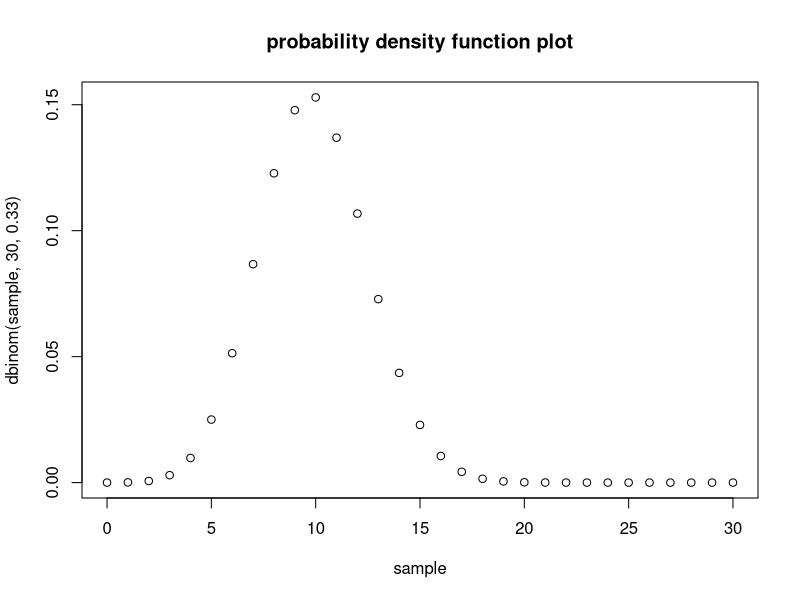
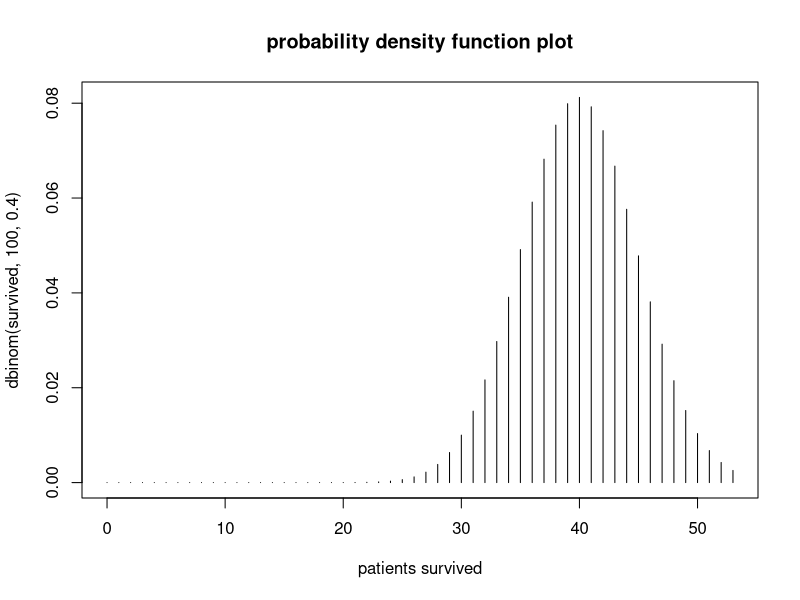
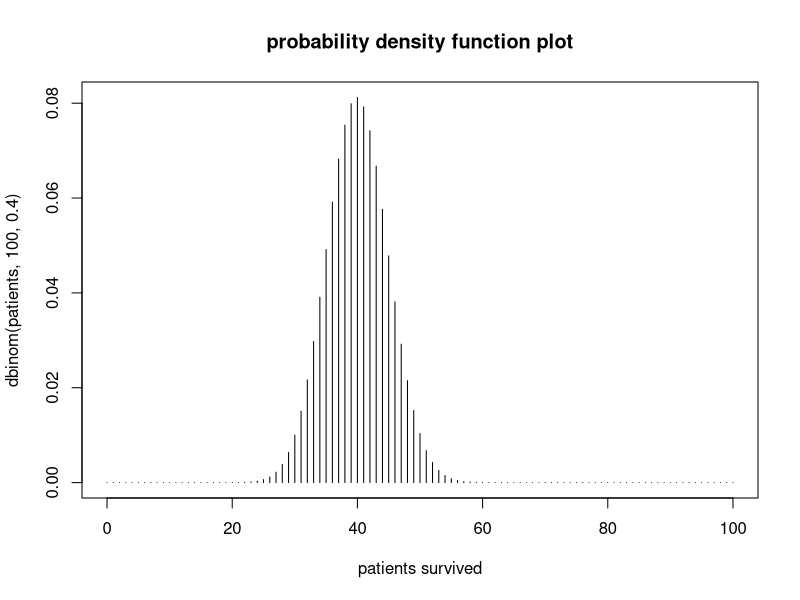
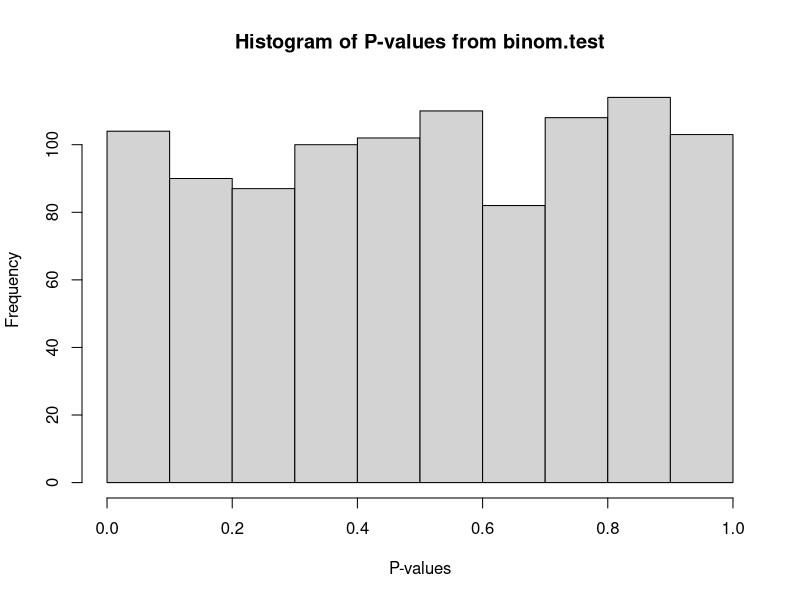
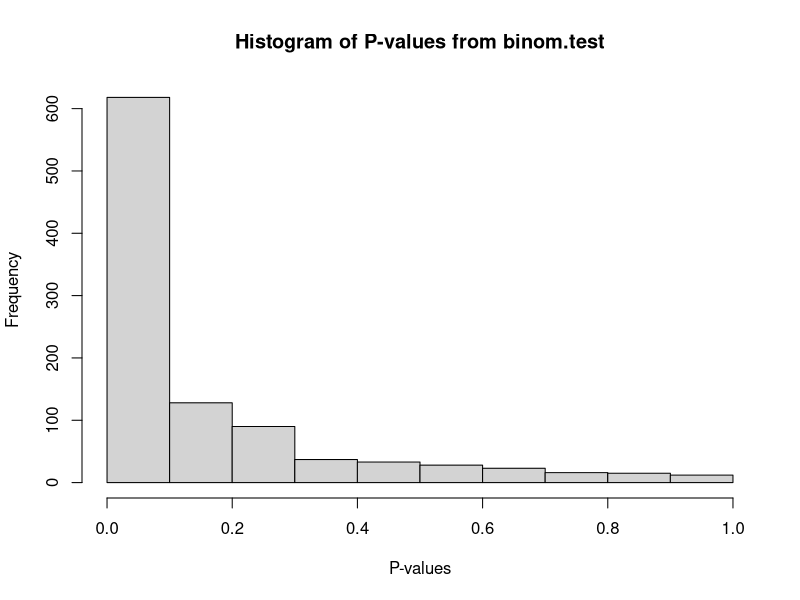
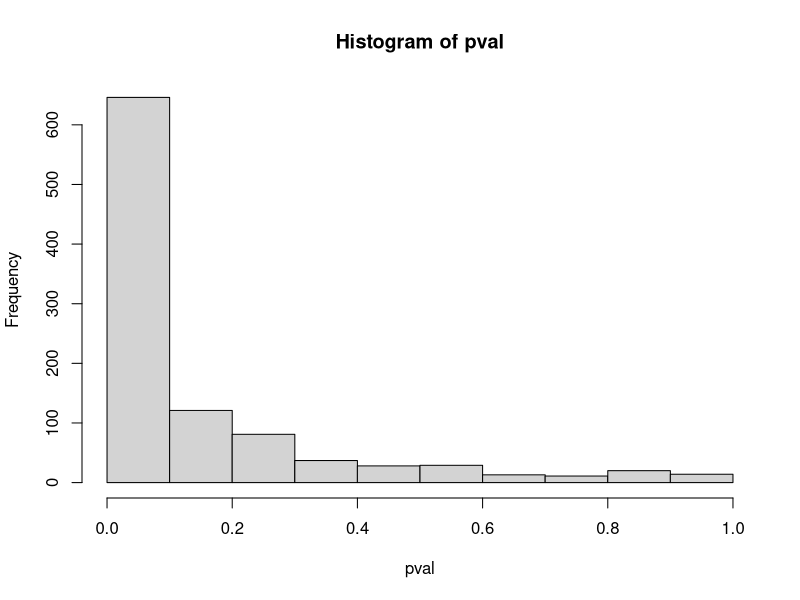

Write R code to recreate these figures, in order.
## ---- chunk 1
#The odds that exactly 12 people have mutation is:
#dbinom(k/x,n,prob=0.33)

dbinom(12,30,prob=0.33)

## ---- chunk 2
#sample the data from 0-30 into a variable
sample <- 0:30

#PDF plot for the samples are:
plot(sample,dbinom(sample,30,0.33),main="probability density function plot")
## ---- chunk 3
#The mean:
#n*p
samp_mean <- 30 *0.33
print(paste("The Mean value is:", samp_mean))
#The variance:
#n*p*(1-p)
samp_var <- 30*0.33*(1-0.33)
print(paste("The Variance value is:", samp_var))
## ---- chunk 4
#The number of patients survived is stored in a variable
survived <- c(0:53)
#Calculating the dbinom for each survived patients
dbinom(survived,100,prob=0.4)
## ---- chunk 5
#plot for survived patients in PDF:
plot(survived,dbinom(survived,100,0.4),type='h',main="probability density function plot", xlab="patients survived")
## ---- chunk 6
patients <- c(0:100)
#Calculating the dbinom for each survived patients
#plot for survived patients in PDF:
plot(patients,dbinom(patients,100,0.4),type='h',main="probability density function plot", xlab="patients survived")
## ---- chunk 7
#Here, taking 53 surviving patients with its probability
binom.test(53,100,0.4,alternative = "two.sided")
## ---- chunk 8
#Here,taking 47 die patients with its probability as 0.6
binom.test(47,100,0.6,alternative = "less")
#Altenative to binom.test can be done using sum(binom())
sum(dbinom(0:47,100,0.6))
pbinom(47,100,0.6)
## ---- chunk 9
binom.test(53,100,0.4,alternative = "greater")
## ---- chunk 10
#The one line code:
#rbinom simulate the random numbers from 1 to 10000 with a limit of 1000 return numbers.
exp <- rbinom(1000,10000,p=0.5)
#This shows the first few numbers of exp variable
head(exp)
#This gives the total length of the variable exp
length(exp)
## ---- chunk 11
#The mean is:
mean(exp)
#The variance is:
var(exp)
## ---- chunk 12
#here, n= sample size, p=probability
#mean = np
exp_mean <- 10000*0.5
exp_mean
#variance = np(1-p)
exp_var <- 10000*0.5*(1-0.5)
exp_var
## ---- chunk 13
#exp variable that calculate rbinom
exp <- rbinom(1000,10000,p=0.5)
#An empty variable to store all the p-values generated from for loop
pval <- c()
#looping the exp sample
for (i in exp){
  test = binom.test(i,10000,0.5) # using binom.test to generate p-value
  pval <- c(pval, test$p.value) # taking p-value from the binom.test and stored into pval variable
}

#generating the histogram using all the p-values.
hist(pval, main="Histogram of P-values from binom.test",xlab="P-values")
## ---- chunk 14
#exp variable that calculate rbinom
exp <- rbinom(1000,10000,p=0.5)
#An empty variable to store all the p-values generated from for loop
pval <- c()
#looping the exp sample
for (i in exp){
  test = binom.test(i,10000,0.49) # using binom.test to generate p-value
  pval <- c(pval, test$p.value) # taking p-value from the binom.test and stored into pval variable
}

#generating the histogram using all the p-values.
hist(pval,main="Histogram of P-values from binom.test",xlab="P-values")
## ---- chunk 15
#exp variable that calculate rbinom
exp <- rbinom(1000,10000,p=0.5)
#An empty variable to store all the p-values generated from for loop
pval <- c()
#looping the exp sample
for (i in exp){
  test = binom.test(i,10000,0.51) # using binom.test to generate p-value
  pval <- c(pval, test$p.value) # taking p-value from the binom.test and stored into pval variable
}

#generating the histogram using all the p-values.
hist(pval)
